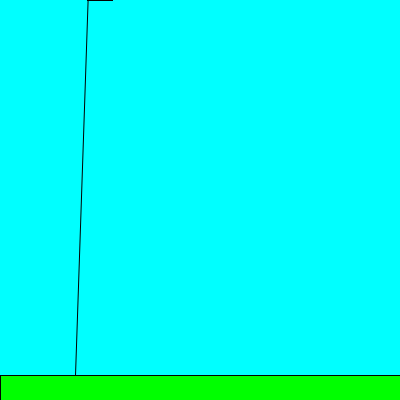
Frame 1 (no input)
Frame 60 (the mouse pressed at the canvas centre just before this capture): identical to frame 1, image omitted
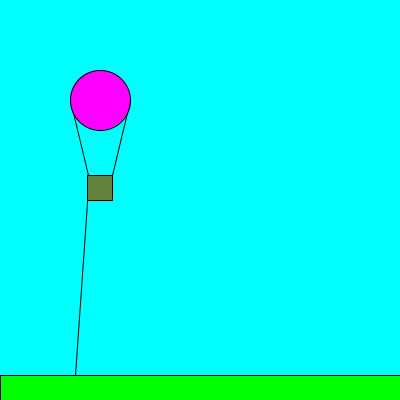
Frame 120 (the mouse held since frame 60 and released just before this capture)

The Processing sketch that drew these frames (run headless with seeded random() and noise(); from frame 60 on, the mouse is pressed at the canvas centre):

// Processing sketch: lab2b_resub
// ── lab2b_resub.pde
//Henry Wrede Black
//Hot air balloon moving along the y-axis based on mouse position

//CORRECTIONS; bottom of basket now follows mouseY

void setup() {
  size(400, 400);
}

void draw() {
background(0, 255, 255);
ellipseMode(CENTER); //CORRECTED TYPO
rectMode(CENTER);

//Ropes
line(100-(25/2), mouseY-25, 70, mouseY-100); //balloon rope left
line(100+(25/2), mouseY-25, 130, mouseY-100); //balloon rope right
line(100-(25/2), mouseY-(25/2), 75, 375); //rope to ground

//Balloon
fill(255, 0, 255);
ellipse(100, mouseY-100, 60, 60);

//Box
fill(100, 130, 60);
rect(100, mouseY-(25/2), 25, 25);

//Ground
rectMode(CORNER);
fill(0, 255, 0);
rect(0, 375, 400, 25);
}
